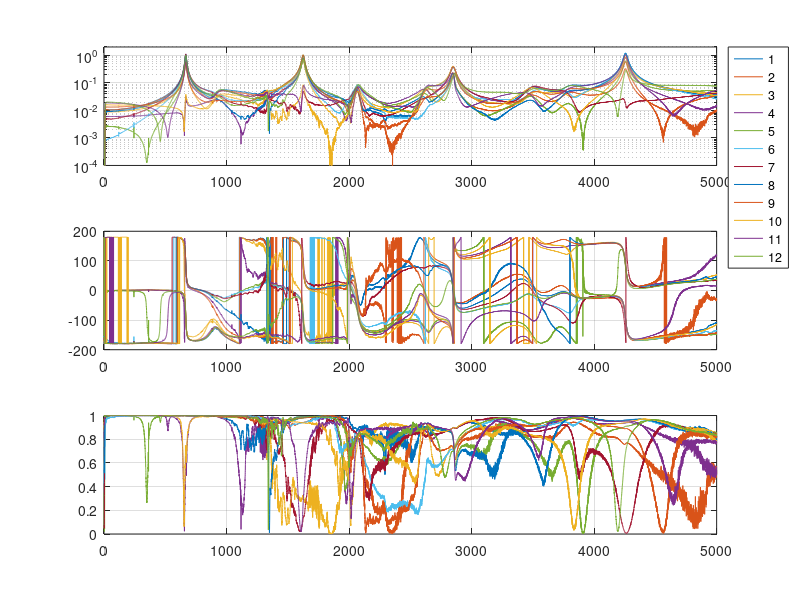

Recreate this plot in MATLAB. (Note: this script raises an error after producing the figure.)
%% ASSIGNMENT 1 B - EXPERIMENTAL MODAL ANALYSIS OF A LIGHT RAIL WHEEL

clear all
close all
clc
load('Data.mat');

f = freq;
FRF = frf;
ch = cohe;

for i=1:12
    magnitude(:,i) = abs(FRF(:,i));
    phase(:,i) = angle(FRF(:,i))*(180/pi);
end

figure()
subplot(3,1,1)
for i=1:12
    semilogy(f,magnitude(:,i))
    hold on
    grid on
end
legend('1','2','3','4','5','6','7','8','9','10','11','12','Location','northeastoutside')
ylim([1e-4 2])
subplot(3,1,2)
for i=1:12
    plot(f,phase(:,i))
    hold on
    grid on
end
subplot(3,1,3)
for i=1:12
    plot(f,ch(:,i))
    hold on
    grid on
end

mag_c = cell(1,12);
omega_c = cell(1,12);

for i = 1:12
    [mag_c{i}, omega_c{i}] = findpeaks(magnitude(:,i), f, 'MinPeakProminence', 0.1);
end

mag = nan(2, 12);    
omega = nan(2, 12);

for i = 1:12
    omega(1:2, i) = omega_c{i}(1:2);
    mag(1:2, i) = mag_c{i}(1:2);
end

omega_1 = omega(1,1)*2*pi;
omega_2 = omega(2,1)*2*pi;

psi = 0.01;

%% Numerical computation

% First mode

f_min = 640;
f_max = 700;
freq1 = linspace(f_min,f_max,500);
for i = 1:12
    FRF_mod1(:,i) = interp1(f, FRF(:,i), freq1, 'spline');
end

Var = zeros(12,4);
FRF_num1 =zeros(12,length(freq1));
magnitude_num1 = zeros(12,length(freq1));
phase_num1 = zeros(12,length(freq1));

function err = cost_function1(params,freq,G_exp)
    om1 = params(1);
    psi1= params(2);
    A1= params(3);
    Rh1=params(4);
    
    % FRF del singolo modo
    G_model = A1./ (-(freq*2*pi).^2 + 1i*2*psi1*om1*freq*2*pi + (om1)^2)+Rh1;
    diff = G_exp - G_model;
    % Errore: parte reale e immaginaria
    %err = [real(G_model - G_exp); imag(G_model - G_exp)];
    err = sum(real(diff).^2 + imag(diff).^2);
end

% Per la stima di Ajk partiamo dalla formula mag(1,i)*2*psi*(omega_1^2)

for i = 1:12
    params1 = [omega_1 psi mag(1,i)*2.8129e+05 0];

    err = @(params) cost_function1(params1,freq1,FRF_mod1(:,i));
    % err_v(i) = err;
    lb = [zeros(1,4)];
    ub = [Inf(1,4)];

    % Ottimizzazione
    opts = optimoptions('lsqnonlin','Display','iter','MaxFunctionEvaluations',5000);

    x_opt_1 = lsqnonlin(err, params1, lb, ub, opts);
    Var(i,:) = x_opt_1;
    %FRF_num1_s = x_opt_1(3)./ (-(freq1*2*pi).^2 + 1i*2*x_opt_1(2)*x_opt_1(1)*freq1*2*pi + x_opt_1(1)^2)+x_opt_1(4);
    den = -(freq1*2*pi).^2 + 1i * 2 * Var(i,2) * Var(i,1) * freq1*2*pi + Var(i,1)^2;
    FRF_num1_s = Var(i,3) ./ den + Var(i,4);
    FRF_num1(i,:) = FRF_num1_s;

    magnitude_num1(i,:) = abs(FRF_num1_s);
    phase_num1(i,:) = angle(FRF_num1_s)*(180/pi);
end

figure
subplot(2,1,1)
semilogy(f,magnitude(:,1),'-b')
hold on 
semilogy(freq1,magnitude_num1(1,:),'--','Color','#0072BD','LineWidth',2)
hold on
semilogy(f,magnitude(:,9),'-r')
hold on
semilogy(freq1,magnitude_num1(9,:),'--m','LineWidth',2')
title('FRF')
legend('FRF exp sensor 1','FRF num sensor 1','FRF exp sensor 9','FRF num sensor 9')
xlabel('Frequency [Hz]')
ylabel('Magnitude [m/N]')
xlim([f_min-10 f_max+10])
grid on

subplot(2,1,2)
plot(f,phase(:,1),'-b')
hold on
plot(freq1,(phase_num1(1,:)),'--','Color','#0072BD','LineWidth',2)
hold on
plot(f,phase(:,9),'-r')
hold on
plot(freq1,(phase_num1(9,:)),'--m','LineWidth',2)
xlabel ('Frequency [Hz]')
ylabel('Phase [°]')
xlim([f_min-10 f_max+10])
grid on

% Second mode

f_min = 1600;
f_max = 1660;
freq2 = linspace(f_min,f_max,500);
for i = 1:12
    FRF_mod2(:,i) = interp1(f, FRF(:,i), freq2, 'spline');
end

Var2 = zeros(12,5);
FRF_num2 = zeros(12,length(freq2));
magnitude_num2 = zeros(12,length(freq2));
phase_num2 = zeros(12,length(freq2));

function err = cost_function_FRF_seismic(params, freq, G_exp)

    om1 = params(1);
    psi1= params(2);
    A1= params(3);
    Rh1=params(4);
    Rk1=params(5);
    
    % FRF del singolo modo
    G_model = A1./ (-(2*pi*freq).^2 + 1i*2*psi1*om1*2*pi*freq + (om1)^2)+Rh1 + Rk1./((2*pi*freq).^2);
    diff = G_exp - G_model;
    % Errore: parte reale e immaginaria
    %err = [real(diff); imag(diff)];
    err = sum(sum((real(diff).^2 + imag(diff).^2)));
end

for i = 1:12
    params2 = [omega_2 psi mag(2,i)*omega_2^2*2*psi 0 0];

    err = @(params) cost_function_FRF_seismic(params,freq2,FRF_mod2(:,i));
    % err_v(i) = err;
    lb = [0 0 0 -Inf -Inf];
    ub = [Inf Inf Inf Inf Inf];
    % Ottimizzazione
    opts = optimoptions('lsqnonlin','Algorithm','levenberg-marquardt', 'StepTolerance', 10e-20);

    x_opt_2 = lsqnonlin( err, params2, [], []);
    Var2(i,:) = x_opt_2;
    den = -(freq2*2*pi).^2 + 1i * 2 * Var2(i,2) * Var2(i,1) * freq2*2*pi + Var2(i,1)^2;
    FRF_num2_s = Var2(i,3) ./ den + Var2(i,4) + Var2(i,5)./((2*pi*freq2).^2);
    FRF_num2(i,:) = FRF_num2_s;

    magnitude_num2(i,:) = abs(FRF_num2_s);
    phase_num2(i,:) = angle(FRF_num2_s)*(180/pi);
end

figure
subplot(2,1,1)
semilogy(f,magnitude(:,1),'-b')
hold on 
semilogy(freq2,magnitude_num2(1,:),'--','Color','#0072BD','LineWidth',2)
hold on
semilogy(f,magnitude(:,9),'-r')
hold on
semilogy(freq2,magnitude_num2(9,:),'--m','LineWidth',2')
title('FRF')
legend('FRF exp sensor 1','FRF num sensor 1','FRF exp sensor 9','FRF num sensor 9')
xlabel('Frequency [Hz]')
ylabel('Magnitude [m/N]')
xlim([f_min-10 f_max+10])
grid on

subplot(2,1,2)
plot(f,phase(:,1),'-b')
hold on
plot(freq2,(180+phase_num2(1,:)),'--','Color','#0072BD','LineWidth',2)
hold on
plot(f,phase(:,9),'-r')
hold on
plot(freq2,(180+phase_num2(9,:)),'--m','LineWidth',2)
xlabel ('Frequency [Hz]')
ylabel('Phase [°]')
xlim([f_min-10 f_max+10])
grid on

%% POLAR PLOTS

% Numero di punti di misura (es. 12 sensori)
N = 12;

% Angoli (in radianti) equispaziati
theta = linspace(0, pi, N+1);  % aggiungiamo un punto per chiudere la curva
theta(end) = [];  % togliamo l'ultimo punto (duplicato a 0/360°)

% Forma modale identificata (esempio fittizio)
% Qui metti i valori reali ottenuti dal tuo calcolo modale
idx = 2003;
mode_shape = [real(FRF(idx,1)) real(FRF(idx,2)) real(FRF(idx,3)) real(FRF(idx,4)) real(FRF(idx,5)) real(FRF(idx,6)) real(FRF(idx,7)) real(FRF(idx,8)) real(FRF(idx,9)) real(FRF(idx,10)) real(FRF(idx,11)) real(FRF(idx,12))];
mode_shape_num = [real(FRF_num1(1,228)) real(FRF_num1(2,228)) real(FRF_num1(3,228)) real(FRF_num1(4,228)) real(FRF_num1(5,228)) real(FRF_num1(6,228)) real(FRF_num1(7,228)) real(FRF_num1(8,228)) real(FRF_num1(9,228)) real(FRF_num1(10,228)) real(FRF_num1(11,228)) real(FRF_num1(12,228))];

% Forma simmetrica (opzionale)
mode_sym = -mode_shape;

theta_dense = linspace(0,(pi-15*pi/180),300);
mode_shape_interp = spline(theta,mode_shape,theta_dense);
mode_sym_interp = -mode_shape_interp;


% Raggio del cerchio indeformato
r0 = 1;
circle = r0 * ones(size(theta_dense));

% --- Plot ---
figure; 
pax = polaraxes;
pax.ThetaZeroLocation = 'bottom';
hold on

% Cerchio indeformato
polarplot(theta_dense, circle, 'k--', 'LineWidth', 1.2)
polarplot(-theta_dense, circle, 'k--', 'LineWidth', 1.2,'HandleVisibility','off')

% Forma modale (deformata aggiunta al cerchio)
polarplot(theta_dense, r0 + mode_shape_interp, 'r', 'LineWidth', 2)

% Forma simmetrica (opzionale)
polarplot(-theta_dense, r0 - mode_sym_interp, 'b', 'LineWidth', 2)

polarplot(theta, r0 + mode_shape_num, 'or')

legend(' ','Undeformed','Axial mode shape (identified)', 'Axial mode shape (symmetry)', 'Location','best')
title('Modal Shape in Polar Coordinates')


%% Polar plot del secondo modo

% Numero di punti di misura (es. 12 sensori)
N = 12;

% Angoli (in radianti) equispaziati
theta = linspace(0, pi, N+1);  % aggiungiamo un punto per chiudere la curva
theta(end) = [];  % togliamo l'ultimo punto (duplicato a 0/360°)

% Forma modale identificata (esempio fittizio)
% Qui metti i valori reali ottenuti dal tuo calcolo modale
idx2 = 4877;
mode_shape = [real(FRF(idx2,1)) real(FRF(idx2,2)) real(FRF(idx2,3)) real(FRF(idx2,4)) real(FRF(idx2,5)) real(FRF(idx2,6)) real(FRF(idx2,7)) real(FRF(idx2,8)) real(FRF(idx2,9)) real(FRF(idx2,10)) real(FRF(idx2,11)) real(FRF(idx2,12))];

% Forma simmetrica (opzionale)
mode_sym = -mode_shape;

theta_dense = linspace(0,(pi-15*pi/180),300);
mode_shape_interp = spline(theta,mode_shape,theta_dense);
mode_sym_interp = -mode_shape_interp;

mode_shape_num = [real(FRF_num2(1,211)) real(FRF_num2(2,211)) real(FRF_num2(3,211)) real(FRF_num2(4,211)) real(FRF_num2(5,211)) real(FRF_num2(6,211)) real(FRF_num2(7,211)) real(FRF_num2(8,211)) real(FRF_num2(9,211)) real(FRF_num2(10,211)) real(FRF_num2(11,211)) real(FRF_num2(12,211))];

% Raggio del cerchio indeformato
r0 = 1;
circle = r0 * ones(size(theta_dense));

% --- Plot ---
figure; 
pax = polaraxes;
pax.ThetaZeroLocation = 'bottom';
hold on

% Cerchio indeformato
polarplot(theta_dense, circle, 'k--', 'LineWidth', 1.2)
polarplot(-theta_dense, circle, 'k--', 'LineWidth', 1.2,'HandleVisibility','off')

% Forma modale (deformata aggiunta al cerchio)
polarplot(theta_dense, r0 + mode_shape_interp, 'r', 'LineWidth', 2)

% Forma simmetrica (opzionale)
polarplot(-theta_dense, r0 - mode_sym_interp, 'b', 'LineWidth', 2)

polarplot(theta, r0 + mode_shape_num, 'or')

legend('Undeformed','Axial mode shape (identified)', 'Axial mode shape (symmetry)', 'Location','best')
title('Modal Shape in Polar Coordinates')